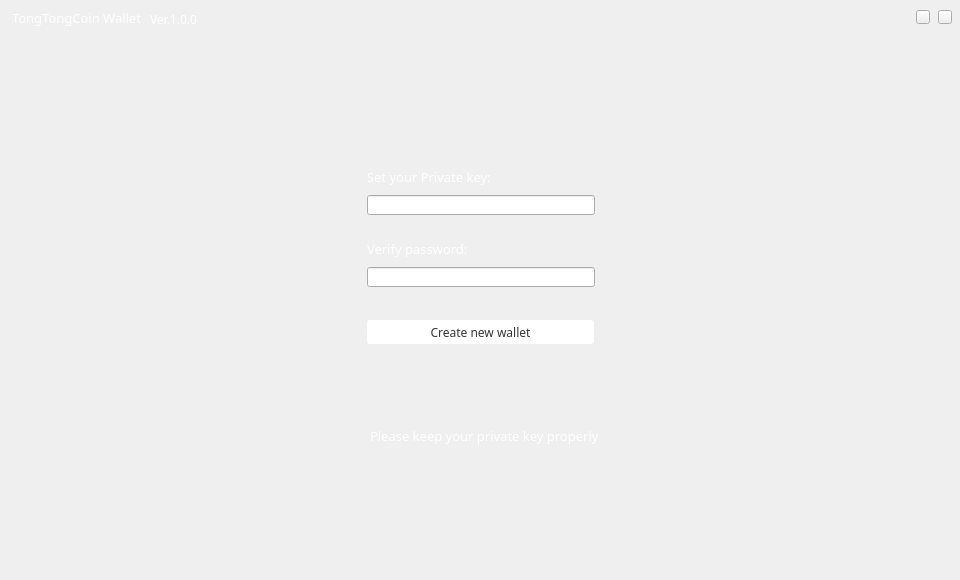
<?xml version="1.0" encoding="UTF-8"?>
<ui version="4.0">
 <class>FirstLogin</class>
 <widget class="QWidget" name="FirstLogin">
  <property name="geometry">
   <rect>
    <x>0</x>
    <y>0</y>
    <width>960</width>
    <height>580</height>
   </rect>
  </property>
  <property name="windowTitle">
   <string>FirstLogin</string>
  </property>
  <widget class="QLineEdit" name="pwdLineEdit">
   <property name="geometry">
    <rect>
     <x>367</x>
     <y>195</y>
     <width>228</width>
     <height>20</height>
    </rect>
   </property>
   <property name="font">
    <font>
     <family>微软雅黑</family>
    </font>
   </property>
   <property name="contextMenuPolicy">
    <enum>Qt::DefaultContextMenu</enum>
   </property>
   <property name="echoMode">
    <enum>QLineEdit::Password</enum>
   </property>
  </widget>
  <widget class="QLineEdit" name="pwdLineEdit2">
   <property name="geometry">
    <rect>
     <x>367</x>
     <y>267</y>
     <width>228</width>
     <height>20</height>
    </rect>
   </property>
   <property name="font">
    <font>
     <family>微软雅黑</family>
    </font>
   </property>
   <property name="cursor">
    <cursorShape>IBeamCursor</cursorShape>
   </property>
   <property name="contextMenuPolicy">
    <enum>Qt::DefaultContextMenu</enum>
   </property>
   <property name="echoMode">
    <enum>QLineEdit::Password</enum>
   </property>
  </widget>
  <widget class="QLabel" name="pwdLabel">
   <property name="geometry">
    <rect>
     <x>367</x>
     <y>162</y>
     <width>160</width>
     <height>30</height>
    </rect>
   </property>
   <property name="font">
    <font>
     <family>微软雅黑</family>
     <pointsize>10</pointsize>
    </font>
   </property>
   <property name="styleSheet">
    <string notr="true">color: rgb(255, 255, 255);</string>
   </property>
   <property name="text">
    <string>Set your Private key:</string>
   </property>
  </widget>
  <widget class="QLabel" name="pwdLabel2">
   <property name="geometry">
    <rect>
     <x>367</x>
     <y>239</y>
     <width>120</width>
     <height>20</height>
    </rect>
   </property>
   <property name="font">
    <font>
     <family>微软雅黑</family>
     <pointsize>10</pointsize>
    </font>
   </property>
   <property name="styleSheet">
    <string notr="true">color: rgb(255, 255, 255);</string>
   </property>
   <property name="text">
    <string>Verify password:</string>
   </property>
  </widget>
  <widget class="QPushButton" name="createBtn">
   <property name="geometry">
    <rect>
     <x>367</x>
     <y>320</y>
     <width>227</width>
     <height>24</height>
    </rect>
   </property>
   <property name="font">
    <font>
     <family>微软雅黑</family>
    </font>
   </property>
   <property name="cursor">
    <cursorShape>PointingHandCursor</cursorShape>
   </property>
   <property name="focusPolicy">
    <enum>Qt::NoFocus</enum>
   </property>
   <property name="styleSheet">
    <string notr="true">QPushButton{border:none;
border-radius:3px;
background-color: rgb(255, 255, 255);
color: rgb(53, 53, 53);
}
QPushButton::hover{color: rgb(153, 153, 153);}

</string>
   </property>
   <property name="text">
    <string>Create new wallet</string>
   </property>
  </widget>
  <widget class="QLabel" name="tipLabel">
   <property name="geometry">
    <rect>
     <x>367</x>
     <y>377</y>
     <width>240</width>
     <height>16</height>
    </rect>
   </property>
   <property name="font">
    <font>
     <family>微软雅黑</family>
    </font>
   </property>
   <property name="styleSheet">
    <string notr="true">color: rgb(255, 255, 255);</string>
   </property>
   <property name="text">
    <string/>
   </property>
   <property name="alignment">
    <set>Qt::AlignCenter</set>
   </property>
  </widget>
  <widget class="QToolButton" name="closeBtn">
   <property name="geometry">
    <rect>
     <x>938</x>
     <y>10</y>
     <width>14</width>
     <height>14</height>
    </rect>
   </property>
   <property name="cursor">
    <cursorShape>PointingHandCursor</cursorShape>
   </property>
   <property name="focusPolicy">
    <enum>Qt::NoFocus</enum>
   </property>
   <property name="text">
    <string/>
   </property>
  </widget>
  <widget class="QToolButton" name="minBtn">
   <property name="geometry">
    <rect>
     <x>916</x>
     <y>10</y>
     <width>14</width>
     <height>14</height>
    </rect>
   </property>
   <property name="cursor">
    <cursorShape>PointingHandCursor</cursorShape>
   </property>
   <property name="focusPolicy">
    <enum>Qt::NoFocus</enum>
   </property>
   <property name="text">
    <string/>
   </property>
  </widget>
  <widget class="QLabel" name="tipLabel2">
   <property name="geometry">
    <rect>
     <x>620</x>
     <y>140</y>
     <width>316</width>
     <height>79</height>
    </rect>
   </property>
   <property name="text">
    <string/>
   </property>
  </widget>
  <widget class="QLabel" name="versionLabel_2">
   <property name="geometry">
    <rect>
     <x>12</x>
     <y>10</y>
     <width>141</width>
     <height>16</height>
    </rect>
   </property>
   <property name="font">
    <font>
     <family>微软雅黑</family>
     <pointsize>10</pointsize>
    </font>
   </property>
   <property name="styleSheet">
    <string notr="true">color: rgb(255, 255, 255);</string>
   </property>
   <property name="text">
    <string>TongTongCoin Wallet</string>
   </property>
  </widget>
  <widget class="QLabel" name="versionLabel">
   <property name="geometry">
    <rect>
     <x>150</x>
     <y>12</y>
     <width>81</width>
     <height>14</height>
    </rect>
   </property>
   <property name="font">
    <font>
     <family>微软雅黑</family>
     <pointsize>9</pointsize>
    </font>
   </property>
   <property name="styleSheet">
    <string notr="true">color: rgb(255, 255, 255);</string>
   </property>
   <property name="text">
    <string>Ver.1.0.0</string>
   </property>
  </widget>
  <widget class="QLabel" name="correctLabel">
   <property name="geometry">
    <rect>
     <x>600</x>
     <y>200</y>
     <width>16</width>
     <height>12</height>
    </rect>
   </property>
   <property name="font">
    <font>
     <family>微软雅黑</family>
    </font>
   </property>
   <property name="text">
    <string/>
   </property>
  </widget>
  <widget class="QLabel" name="correctLabel2">
   <property name="geometry">
    <rect>
     <x>600</x>
     <y>270</y>
     <width>16</width>
     <height>12</height>
    </rect>
   </property>
   <property name="font">
    <font>
     <family>微软雅黑</family>
    </font>
   </property>
   <property name="text">
    <string/>
   </property>
  </widget>
  <widget class="QLabel" name="pwdLabel2_2">
   <property name="geometry">
    <rect>
     <x>370</x>
     <y>410</y>
     <width>480</width>
     <height>51</height>
    </rect>
   </property>
   <property name="font">
    <font>
     <family>微软雅黑</family>
     <pointsize>10</pointsize>
    </font>
   </property>
   <property name="styleSheet">
    <string notr="true">color: rgb(255, 255, 255);</string>
   </property>
   <property name="text">
    <string>Please keep your private key properly</string>
   </property>
  </widget>
 </widget>
 <layoutdefault spacing="6" margin="11"/>
 <resources/>
 <connections/>
</ui>
